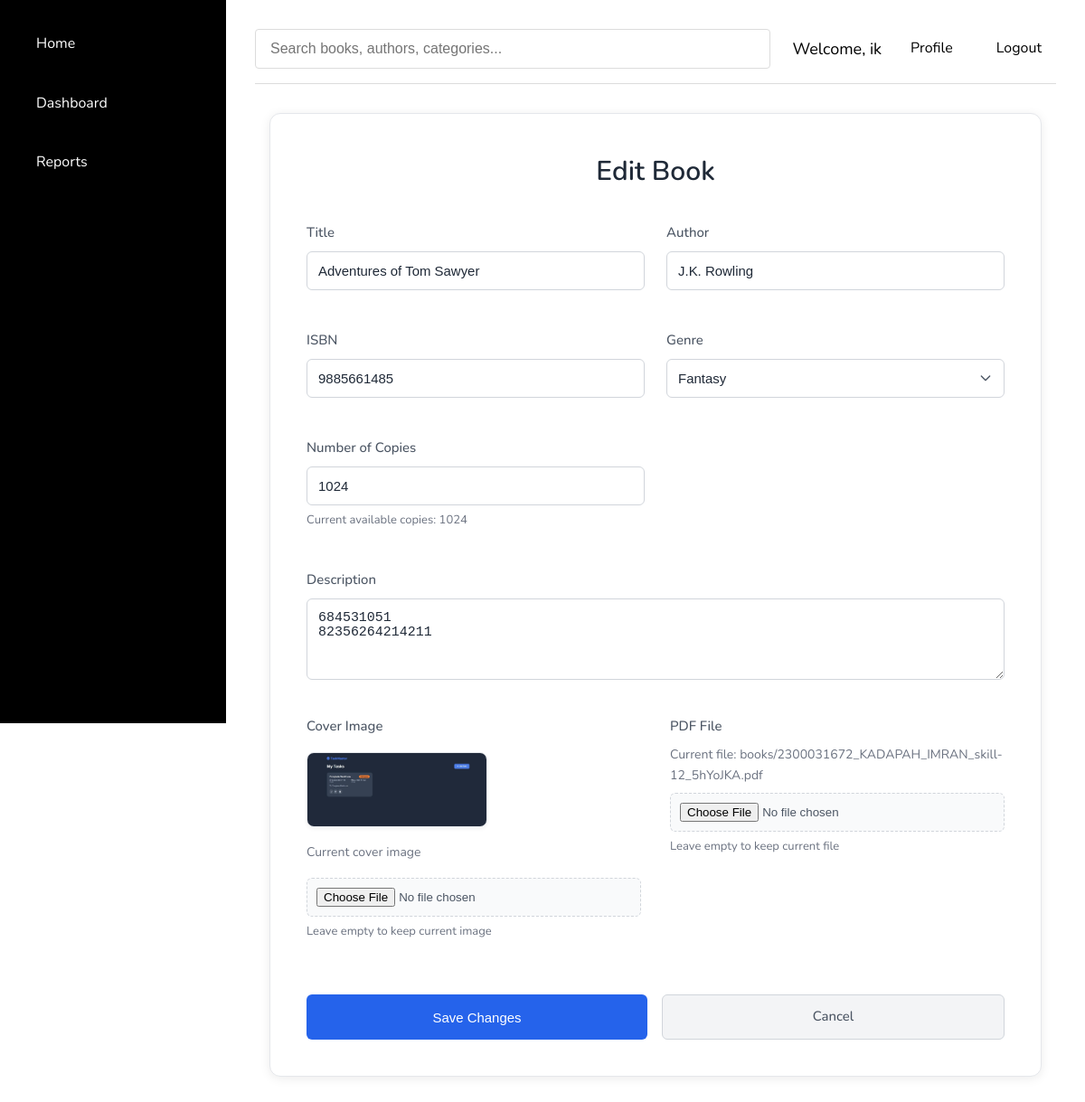
The app's page /librarian/book/9/edit/ (signed in), older data.
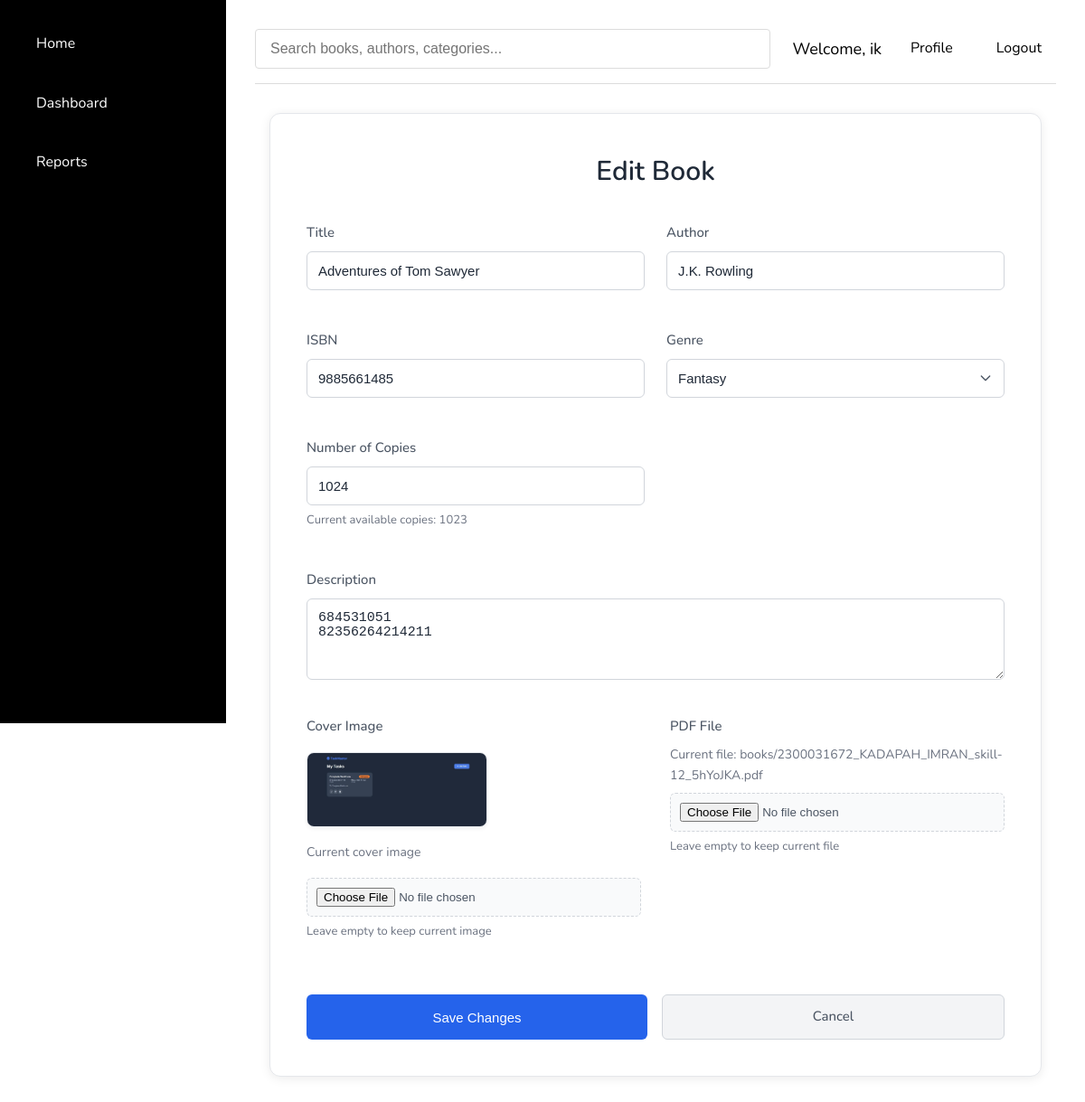
The same page, newer data.
### catalog/models.py (models this page shows, shortened)
class Book(models.Model):
    title = models.CharField(max_length=200)
    author = models.CharField(max_length=200)
    isbn = models.CharField(max_length=13, unique=True)
    genre = models.CharField(max_length=100)
    description = models.TextField()
    cover_image = models.ImageField(upload_to='covers/', null=True, blank=True)
    pdf_file = models.FileField(upload_to='books/')
    total_copies = models.PositiveIntegerField(default=1)
    available_copies = models.PositiveIntegerField(default=1)
    created_at = models.DateTimeField(auto_now_add=True)
    updated_at = models.DateTimeField(auto_now=True)
    class Meta:
        verbose_name = 'Book'
        verbose_name_plural = 'Books'

### librarian/views.py (the view, shortened to what this page needs)
# urls.py: path('book/<int:pk>/edit/', views.edit_book, name='edit_book'),
@user_passes_test(is_librarian)
def edit_book(request, pk):
    book = get_object_or_404(Book, pk=pk)
    return render(request, 'librarian/edit_book.html', {'book': book})

### librarian/views.py (called while the page is built)
def is_librarian(user):
    return user.is_authenticated and user.is_staff

### librarian/templates/librarian/edit_book.html (shortened to what this page needs)
{% extends 'catalog/layout.html' %}
{% block content %}
<div class="auth-container">
    <div class="card">
        <h2>Edit Book</h2>
        <form method="post" enctype="multipart/form-data" class="form">
            <div class="form-grid">
                <div class="form-group">
                    <label for="title">Title</label>
                    <input type="text" name="title" id="title" value="{{ book.title }}" required>
                </div>
                <div class="form-group">
                    <label for="author">Author</label>
                    <input type="text" name="author" id="author" value="{{ book.author }}" required>
                </div>
                <div class="form-group">
                    <label for="isbn">ISBN</label>
                    <input type="text" name="isbn" id="isbn" value="{{ book.isbn }}" required>
                </div>
                <div class="form-group">
                    <label for="genre">Genre</label>
                    <select name="genre" id="genre" required>
                        <optgroup label="Genre Fiction">
                            <option value="Fantasy" {% if book.genre == 'Fantasy' %}selected{% endif %}>Fantasy</option>
                        </optgroup>
                    </select>
                </div>
                <div class="form-group">
                    <label for="total_copies">Number of Copies</label>
                    <input type="number" name="total_copies" id="total_copies" min="1" value="{{ book.total_copies }}" required>
                    <small class="help-text">Current available copies: {{ book.available_copies }}</small>
                </div>
            </div>
            <div class="form-group full-width">
                <label for="description">Description</label>
                <textarea name="description" id="description" rows="4" required>{{ book.description }}</textarea>
            </div>
            <div class="file-upload-grid">
                <div class="form-group">
                    <label for="cover_image">Cover Image</label>
                    {% if book.cover_image %}
                        <div class="current-image">
                            <img src="{{ book.cover_image.url }}" alt="{{ book.title }}" class="thumbnail">
                            <p class="current-file">Current cover image</p>
                        </div>
                    {% endif %}
                    <div class="file-input-wrapper">
                        <input type="file" name="cover_image" id="cover_image" accept="image/*">
                        <small class="help-text">Leave empty to keep current image</small>
                    </div>
                </div>
                <div class="form-group">
                    <label for="pdf_file">PDF File</label>
                    {% if book.pdf_file %}
                        <p class="current-file">Current file: {{ book.pdf_file.name }}</p>
                    {% endif %}
                    <div class="file-input-wrapper">
                        <input type="file" name="pdf_file" id="pdf_file" accept="application/pdf">
                        <small class="help-text">Leave empty to keep current file</small>
                    </div>
                </div>
            </div>
            <div class="form-actions">
                <button type="submit" class="btn btn-primary">Save Changes</button>
                <a href="{% url 'librarian_dashboard' %}" class="btn btn-secondary">Cancel</a>
            </div>
        </form>
    </div>
</div>
{% endblock %}

Row changes from the older to the newer data that the page shows:
changed Book "books/2300031672_KADAPAH_IMRAN_skill-12_5hYoJKA.pdf": available_copies "1024" → "1023"
